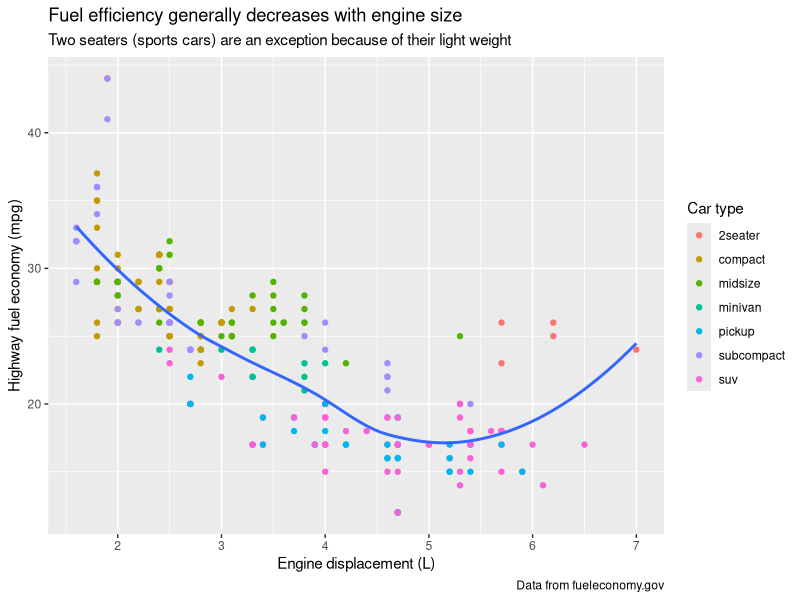
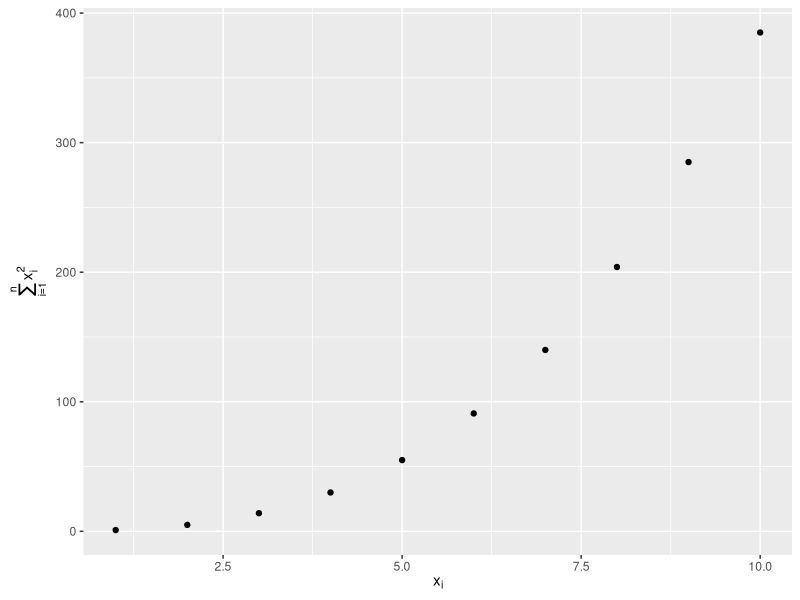
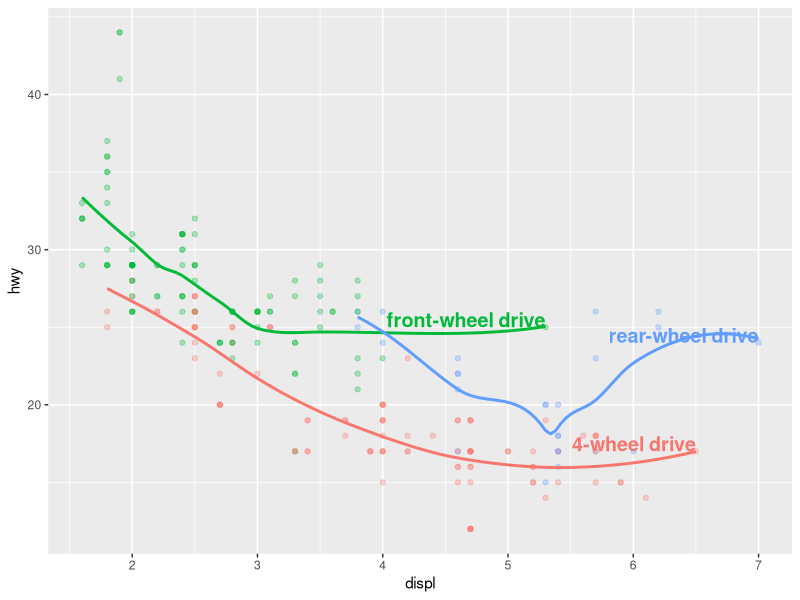
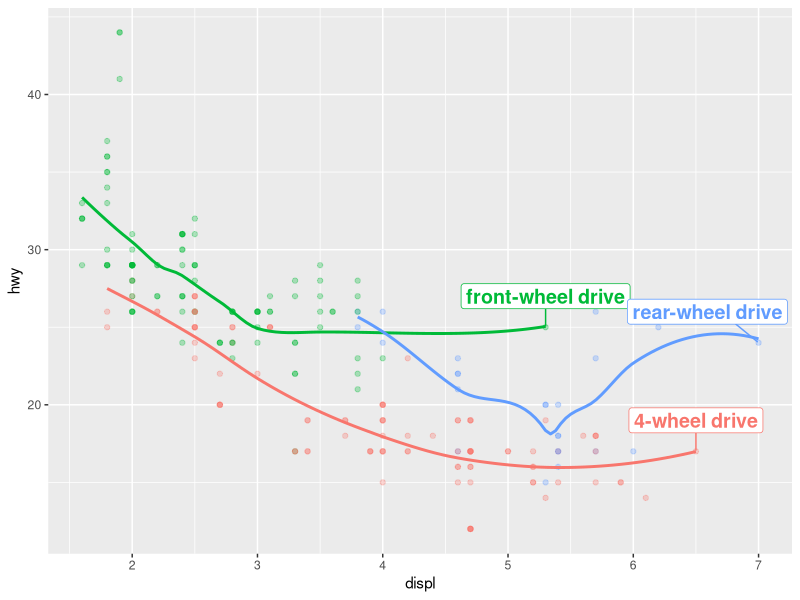
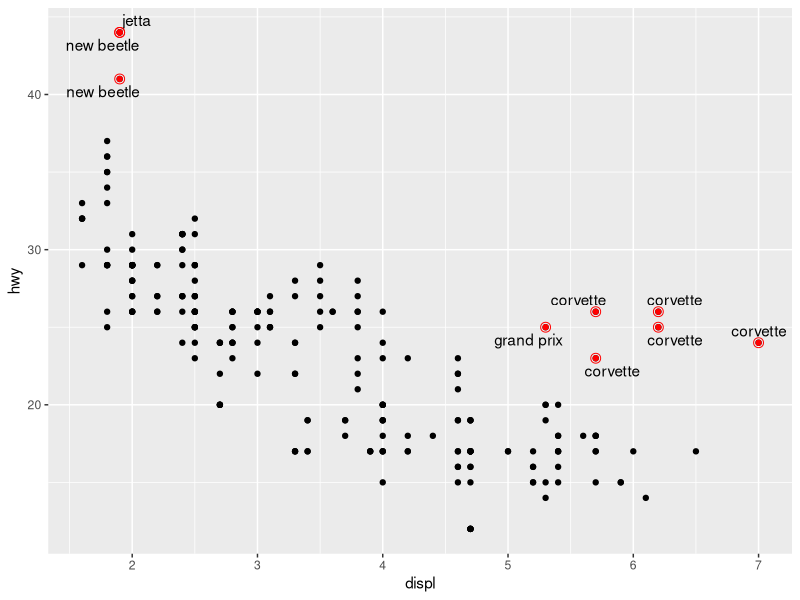
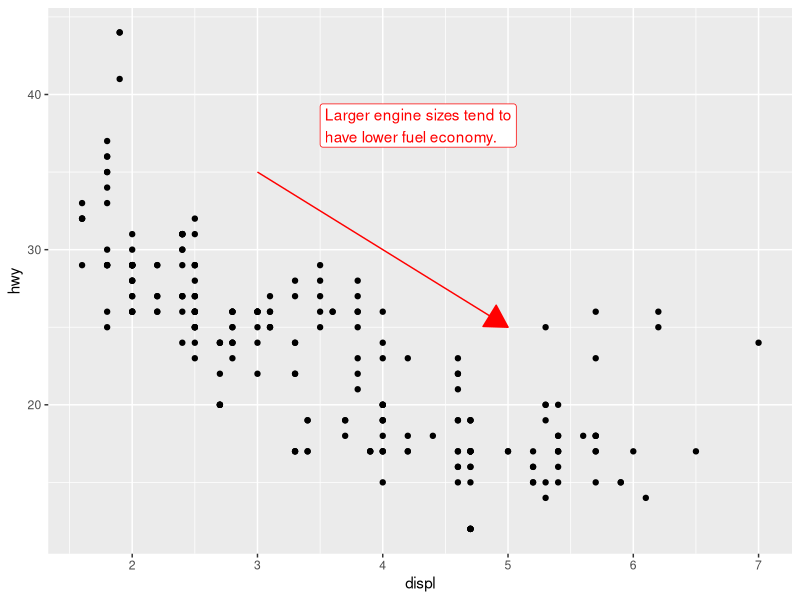
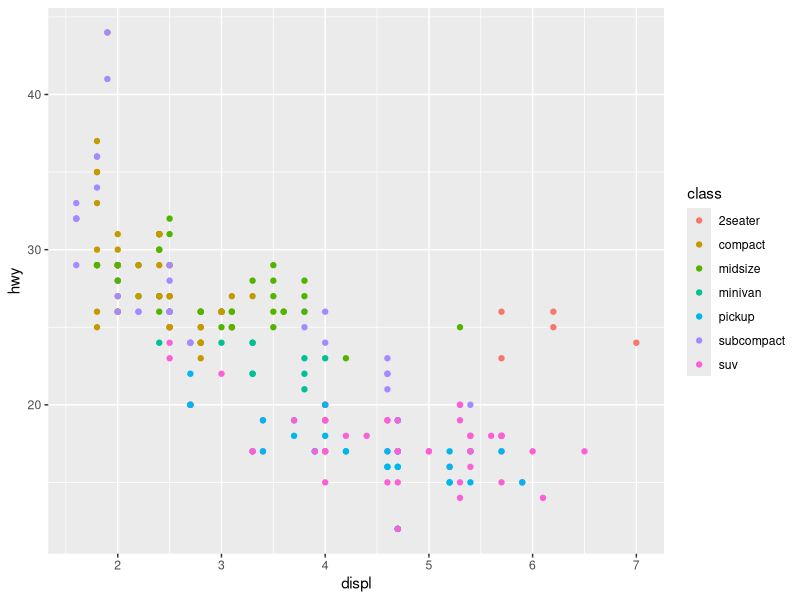
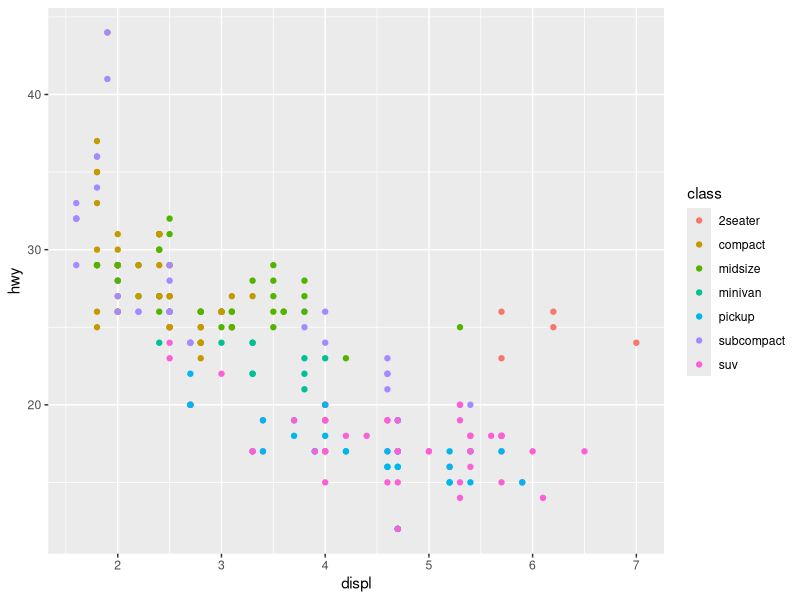

Write the R code that produced these figures, in order.
# 11.1 Introduction
# 11.1.1 Prerequisites
library(tidyverse)
library(scales)
library(ggrepel)
library(patchwork)

# 11.2 Labels 

ggplot(mpg, aes(x = displ, y = hwy)) +
  geom_point(aes(color = class)) +
  geom_smooth(se = FALSE) +
  labs(
    x = "Engine displacement (L)",
    y = "Highway fuel economy (mpg)",
    color = "Car type",
    title = "Fuel efficiency generally decreases with engine size",
    subtitle = "Two seaters (sports cars) are an exception because of their light weight",
    caption = "Data from fueleconomy.gov"
  )

# use subtitles and caption for addition detail to labels 

df <- tibble(
  x = 1:10,
  y = cumsum(x^2)
)

ggplot(df, aes(x, y)) +
  geom_point() +
  labs(
    x = quote(x[i]),
    y = quote(sum(x[i] ^ 2, i == 1, n))
  )

# 11.3 Annotations 

label_info <- mpg |>
  group_by(drv) |>
  arrange(desc(displ)) |>
  slice_head(n = 1) |>
  mutate(
    drive_type = case_when(
      drv == "f" ~ "front-wheel drive",
      drv == "r" ~ "rear-wheel drive",
      drv == "4" ~ "4-wheel drive"
    )
  ) |>
  select(displ, hwy, drv, drive_type)

# we use this new data frame to directly label the three groups to replace the legend 
# with labels placed directly on the plot.

ggplot(mpg, aes(x = displ, y = hwy, color = drv)) +
  geom_point(alpha = 0.3) +
  geom_smooth(se = FALSE) +
  geom_text(
    data = label_info, 
    aes(x = displ, y = hwy, label = drive_type),
    fontface = "bold", size = 5, hjust = "right", vjust = "bottom"
  ) +
  theme(legend.position = "none")
# `geom_smooth()` using method = 'loess' and formula = 'y ~ x'

ggplot(mpg, aes(x = displ, y = hwy, color = drv)) +
  geom_point(alpha = 0.3) +
  geom_smooth(se = FALSE) +
  geom_label_repel(
    data = label_info, 
    aes(x = displ, y = hwy, label = drive_type),
    fontface = "bold", size = 5, nudge_y = 2
  ) +
  theme(legend.position = "none")
#> `geom_smooth()` using method = 'loess' and formula = 'y ~ x'
 
# To highlight certain points on a plot
potential_outliers <- mpg |>
  filter(hwy > 40 | (hwy > 20 & displ > 5))

ggplot(mpg, aes(x = displ, y = hwy)) +
  geom_point() +
  geom_text_repel(data = potential_outliers, aes(label = model)) +
  geom_point(data = potential_outliers, color = "red") +
  geom_point(
    data = potential_outliers,
    color = "red", size = 3, shape = "circle open"
  )

# adding text to the plot
trend_text <- "Larger engine sizes tend to have lower fuel economy." |>
  str_wrap(width = 30)
trend_text
# [1] "Larger engine sizes tend to\nhave lower fuel economy."

ggplot(mpg, aes(x = displ, y = hwy)) +
  geom_point() +
  annotate(
    geom = "label", x = 3.5, y = 38,
    label = trend_text,
    hjust = "left", color = "red"
  ) +
  annotate(
    geom = "segment",
    x = 3, y = 35, xend = 5, yend = 25, color = "red",
    arrow = arrow(type = "closed")
  )

# 11.4 Scales 
# 11.4.1 Default Scales
ggplot(mpg, aes(x = displ, y = hwy)) +
  geom_point(aes(color = class))
# ggplot adds default scales
ggplot(mpg, aes(x = displ, y = hwy)) +
  geom_point(aes(color = class)) +
  scale_x_continuous() +
  scale_y_continuous() +
  scale_color_discrete()

# 11.4.2 Axis ticks and legend keys 
# Breaks controls the position of the ticks, or the values associated with the keys.
# Labels controls the text label associated with each tick/key
ggplot(mpg, aes(x = displ, y = hwy, color = drv)) +
  geom_point() +
  scale_y_continuous(breaks = seq(15, 40, by = 5)) 

# Use NULL to supress labels 
ggplot(mpg, aes(x = displ, y = hwy, color = drv)) +
  geom_point() +
  scale_x_continuous(labels = NULL) +
  scale_y_continuous(labels = NULL) +
  scale_color_discrete(labels = c("4" = "4-wheel", "f" = "front", "r" = "rear"))

ggplot(diamonds, aes(x = price, y = cut)) +
  geom_boxplot(alpha = 0.05) +
  scale_x_continuous(labels = label_dollar())

ggplot(diamonds, aes(x = price, y = cut)) +
  geom_boxplot(alpha = 0.05) +
  scale_x_continuous(
    labels = label_dollar(scale = 1/1000, suffix = "K"), 
    breaks = seq(1000, 19000, by = 6000)
  )

ggplot(diamonds, aes(x = cut, fill = clarity)) +
  geom_bar(position = "fill") +
  scale_y_continuous(name = "Percentage", labels = label_percent())

# to highlight exactly where the observation occured
presidential |>
  mutate(id = 33 + row_number()) |>
  ggplot(aes(x = start, y = id)) +
  geom_point() +
  geom_segment(aes(xend = end, yend = id)) +
  scale_x_date(name = NULL, breaks = presidential$start, date_labels = "'%y")

# 11.4.3 Legend layout 
# to control overall position of the legend
base <- ggplot(mpg, aes(x = displ, y = hwy)) +
  geom_point(aes(color = class))

base + theme(legend.position = "right") # the default
base + theme(legend.position = "left")
base + 
  theme(legend.position = "top") +
  guides(color = guide_legend(nrow = 3))
base + 
  theme(legend.position = "bottom") +
  guides(color = guide_legend(nrow = 3))

# to control display of individual legends
ggplot(mpg, aes(x = displ, y = hwy)) +
  geom_point(aes(color = class)) +
  geom_smooth(se = FALSE) +
  theme(legend.position = "bottom") +
  guides(color = guide_legend(nrow = 2, override.aes = list(size = 4)))
# `geom_smooth()` using method = 'loess' and formula = 'y ~ x'

# 11.4.4 Replacing a scale

ggplot(diamonds, aes(x = carat, y = price)) +
  geom_bin2d()

ggplot(diamonds, aes(x = log10(carat), y = log10(price))) +
  geom_bin2d()

ggplot(diamonds, aes(x = carat, y = price)) +
  geom_bin2d() + 
  scale_x_log10() + 
  scale_y_log10()

# Customize color
ggplot(mpg, aes(x = displ, y = hwy)) +
  geom_point(aes(color = drv))

ggplot(mpg, aes(x = displ, y = hwy)) +
  geom_point(aes(color = drv)) +
  scale_color_brewer(palette = "Set1")

ggplot(mpg, aes(x = displ, y = hwy)) +
  geom_point(aes(color = drv, shape = drv)) +
  scale_color_brewer(palette = "Set1")

# when having a predefined mapping between color and values 
presidential |>
  mutate(id = 33 + row_number()) |>
  ggplot(aes(x = start, y = id, color = party)) +
  geom_point() +
  geom_segment(aes(xend = end, yend = id)) +
  scale_color_manual(values = c(Republican = "#E81B23", Democratic = "#00AEF3"))

df <- tibble(
  x = rnorm(10000),
  y = rnorm(10000)
)

ggplot(df, aes(x, y)) +
  geom_hex() +
  coord_fixed() +
  labs(title = "Default, continuous", x = NULL, y = NULL)

ggplot(df, aes(x, y)) +
  geom_hex() +
  coord_fixed() +
  scale_fill_viridis_c() +
  labs(title = "Viridis, continuous", x = NULL, y = NULL)

ggplot(df, aes(x, y)) +
  geom_hex() +
  coord_fixed() +
  scale_fill_viridis_b() +
  labs(title = "Viridis, binned", x = NULL, y = NULL)

# 11.4.5 Zooming 
# ways to control plot limits 
# Adjusting what data are plotted.
# Setting the limits in each scale.
# Setting xlim and ylim in coord_cartesian().

ggplot(mpg, aes(x = displ, y = hwy)) +
  geom_point(aes(color = drv)) +
  geom_smooth()

mpg |>
  filter(displ >= 5 & displ <= 6 & hwy >= 10 & hwy <= 25) |>
  ggplot(aes(x = displ, y = hwy)) +
  geom_point(aes(color = drv)) +
  geom_smooth()

# to zoom in on a region of the plot, it’s generally best to use coord_cartesian()
ggplot(mpg, aes(x = displ, y = hwy)) +
  geom_point(aes(color = drv)) +
  geom_smooth() +
  scale_x_continuous(limits = c(5, 6)) +
  scale_y_continuous(limits = c(10, 25))

ggplot(mpg, aes(x = displ, y = hwy)) +
  geom_point(aes(color = drv)) +
  geom_smooth() +
  coord_cartesian(xlim = c(5, 6), ylim = c(10, 25))

suv <- mpg |> filter(class == "suv")
compact <- mpg |> filter(class == "compact")

ggplot(suv, aes(x = displ, y = hwy, color = drv)) +
  geom_point()

ggplot(compact, aes(x = displ, y = hwy, color = drv)) +
  geom_point()

# share scales across multiple plots
x_scale <- scale_x_continuous(limits = range(mpg$displ))
y_scale <- scale_y_continuous(limits = range(mpg$hwy))
col_scale <- scale_color_discrete(limits = unique(mpg$drv))

ggplot(suv, aes(x = displ, y = hwy, color = drv)) +
  geom_point() +
  x_scale +
  y_scale +
  col_scale

ggplot(compact, aes(x = displ, y = hwy, color = drv)) +
  geom_point() +
  x_scale +
  y_scale +
  col_scale

# 11.5 Themes
# customize the non-data elements of your plot with a theme
ggplot(mpg, aes(x = displ, y = hwy)) +
  geom_point(aes(color = class)) +
  geom_smooth(se = FALSE) +
  theme_bw()

ggplot(mpg, aes(x = displ, y = hwy, color = drv)) +
  geom_point() +
  labs(
    title = "Larger engine sizes tend to have lower fuel economy",
    caption = "Source: https://fueleconomy.gov."
  ) +
  theme(
    legend.position = c(0.6, 0.7),
    legend.direction = "horizontal",
    legend.box.background = element_rect(color = "black"),
    plot.title = element_text(face = "bold"),
    plot.title.position = "plot",
    plot.caption.position = "plot",
    plot.caption = element_text(hjust = 0)
  )
#> Warning: A numeric `legend.position` argument in `theme()` was deprecated in ggplot2
#> 3.5.0.
#> ℹ Please use the `legend.position.inside` argument of `theme()` instead.

# 11.6 Layout 
# placing two plots next to eachother
p1 <- ggplot(mpg, aes(x = displ, y = hwy)) + 
  geom_point() + 
  labs(title = "Plot 1")
p2 <- ggplot(mpg, aes(x = drv, y = hwy)) + 
  geom_boxplot() + 
  labs(title = "Plot 2")
p1 + p2

# / moves plot to the next line
p3 <- ggplot(mpg, aes(x = cty, y = hwy)) + 
  geom_point() + 
  labs(title = "Plot 3")
(p1 | p3) / p2

# multiple plots to one legend
p1 <- ggplot(mpg, aes(x = drv, y = cty, color = drv)) + 
  geom_boxplot(show.legend = FALSE) + 
  labs(title = "Plot 1")

p2 <- ggplot(mpg, aes(x = drv, y = hwy, color = drv)) + 
  geom_boxplot(show.legend = FALSE) + 
  labs(title = "Plot 2")

p3 <- ggplot(mpg, aes(x = cty, color = drv, fill = drv)) + 
  geom_density(alpha = 0.5) + 
  labs(title = "Plot 3")

p4 <- ggplot(mpg, aes(x = hwy, color = drv, fill = drv)) + 
  geom_density(alpha = 0.5) + 
  labs(title = "Plot 4")

p5 <- ggplot(mpg, aes(x = cty, y = hwy, color = drv)) + 
  geom_point(show.legend = FALSE) + 
  facet_wrap(~drv) +
  labs(title = "Plot 5")

(guide_area() / (p1 + p2) / (p3 + p4) / p5) +
  plot_annotation(
    title = "City and highway mileage for cars with different drive trains",
    caption = "Source: https://fueleconomy.gov."
  ) +
  plot_layout(
    guides = "collect",
    heights = c(1, 3, 2, 4)
  ) &
  theme(legend.position = "top")

